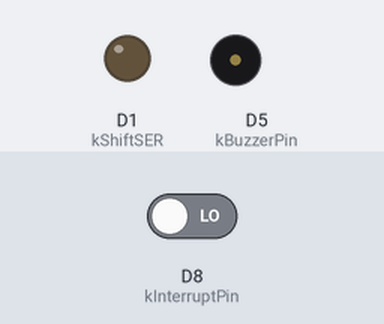
The sketch below on a simulated ESP8266 (NodeMCU). On the bench: output pins drawn as LEDs (lit = HIGH), buzzer (waves = sounding, pin HIGH). The test bench sets the inputs (shaded band); at power-on: D8 (kInterruptPin) LOW. WiFi joins after 1.5 s; servers stay silent unless stated.

Above: at 0.1 s.
Timing chart, 0 to 5.3 s (numbered marks = the images above):
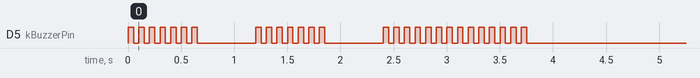

The sketch:

node_mcu.ino
```cpp
#include <elapsedMillis.h>
#include <ESP8266WiFi.h>
#include <WiFiUdp.h>
#include <string.h>

extern "C" {
#include "user_interface.h"
}

const int kShiftSER     = D1;
const int kShiftSRCLK   = D2;
const int kShiftRCLK    = D4;
const int kBuzzerPin    = D5;
const int kInterruptPin = D8;

const int kTicksPerCycle = 180;

os_timer_t MainTimer;
uint64_t Pattern[kTicksPerCycle];

elapsedMicros CurrentCycleStopwatch = 0;
const int kDebouncingThreshold = 5000; // for now

volatile int RealizedTicks = kTicksPerCycle;
volatile double whole_cycle = 20000;
volatile double realized_in = whole_cycle;
volatile double timer_period = whole_cycle / kTicksPerCycle;

void ICACHE_RAM_ATTR Interrupt() {
  double current_time = CurrentCycleStopwatch;
  if (current_time > kDebouncingThreshold) {
    whole_cycle = current_time;
    double real_timer_period;
    if (RealizedTicks == kTicksPerCycle) {
      real_timer_period = realized_in / kTicksPerCycle;
    } else {
      real_timer_period = whole_cycle / RealizedTicks;
    }
    double timer_period_correction = real_timer_period / timer_period;
    timer_period = timer_period_correction * (whole_cycle / kTicksPerCycle);
    os_timer_disarm(&MainTimer);
    os_timer_arm_us(&MainTimer, (unsigned int)timer_period, true);
    RealizedTicks = 0;
    CurrentCycleStopwatch = 0;
  }
}

void MainTimerCallback(void *pArg) {
  if (RealizedTicks >= 0  && RealizedTicks < kTicksPerCycle) {
    LED_Set60BitShift(Pattern[RealizedTicks]);
    LED_Refresh();
    RealizedTicks++;
    if (RealizedTicks == kTicksPerCycle) realized_in = CurrentCycleStopwatch;
  }
}

////////////////////////////////////////////////////////////////////////////////
// WiFi
////////////////////////////////////////////////////////////////////////////////

const char* kWiFiSSID = "SSID";
const char* kWiFiPassword = "PASSWORD";
const int   kUdpServerPort = 12345;
WiFiUDP udp_server;

////////////////////////////////////////////////////////////////////////////////
//  Buzzer
////////////////////////////////////////////////////////////////////////////////

const int kNoteC7 = 2093;
const int kNoteD7 = 2349;
const int kNoteE7 = 2637;
const int kNoteF7 = 2794;
const int kNoteG7 = 3136;
const int kNoteA7 = 3520;
const int kNoteB7 = 5951;

inline void _Buzz(uint8_t pin, unsigned int frequency, unsigned long duration) {
  if (frequency) {
    analogWriteFreq(frequency);
    analogWrite(pin, 500);
  }
  delay(duration);
  analogWrite(pin, 0);
}

inline void BuzzPositive() {
  int d = 50;
  _Buzz(kBuzzerPin, kNoteC7, d);
  delay(d);
  _Buzz(kBuzzerPin, kNoteD7, d);
  delay(d);
  _Buzz(kBuzzerPin, kNoteE7, d);
  delay(d);
  _Buzz(kBuzzerPin, kNoteF7, d);
  delay(d);
  _Buzz(kBuzzerPin, kNoteG7, d);
  delay(d);
  _Buzz(kBuzzerPin, kNoteA7, d);
  delay(d);
  _Buzz(kBuzzerPin, kNoteB7, d);
  delay(d);
}

inline void BuzzNegative() {
  int d = 50;
  _Buzz(kBuzzerPin, kNoteB7, d);
  delay(d);
  _Buzz(kBuzzerPin, kNoteA7, d);
  delay(d);
  _Buzz(kBuzzerPin, kNoteG7, d);
  delay(d);
  _Buzz(kBuzzerPin, kNoteF7, d);
  delay(d);
  _Buzz(kBuzzerPin, kNoteE7, d);
  delay(d);
  _Buzz(kBuzzerPin, kNoteD7, d);
  delay(d);
  _Buzz(kBuzzerPin, kNoteC7, d);
  delay(d);
}

////////////////////////////////////////////////////////////////////////////////
// LED Control
////////////////////////////////////////////////////////////////////////////////

inline void _LED_ShiftOneBit(bool set) {
  digitalWrite(kShiftSER, set ? HIGH : LOW);
  digitalWrite(kShiftSRCLK, HIGH);
  digitalWrite(kShiftSRCLK, LOW);
}

inline void LED_Set60BitShift(uint64_t x) {
  for (int i = 0; i < 60; i++) {
    _LED_ShiftOneBit(x & 1);
    x >>= 1;
  }
  _LED_ShiftOneBit(false);
  _LED_ShiftOneBit(false);
  _LED_ShiftOneBit(false);
  _LED_ShiftOneBit(false);
}

inline void LED_Refresh() {
  digitalWrite(kShiftRCLK, LOW);
  digitalWrite(kShiftRCLK, HIGH);
}

////////////////////////////////////////////////////////////////////////////////
//  Main
////////////////////////////////////////////////////////////////////////////////

void setup() {
  // 1) Initialize pins.
  pinMode(kShiftSER, OUTPUT);
  pinMode(kShiftSRCLK, OUTPUT);
  pinMode(kShiftRCLK, OUTPUT);
  pinMode(kBuzzerPin, OUTPUT);
  digitalWrite(kShiftSER, LOW);
  digitalWrite(kShiftSRCLK, LOW);
  digitalWrite(kShiftRCLK, LOW);
  digitalWrite(kBuzzerPin, LOW);
  // 2) Setup initial pattern.
  memset(Pattern, 0, sizeof(Pattern));
  // 3) Create the main timer.
  os_timer_setfn(&MainTimer, MainTimerCallback, NULL);
  // 4) Intialize the HW interrupt on each cycle pass.
  attachInterrupt(digitalPinToInterrupt(kInterruptPin), Interrupt, HIGH);
  // 5) Connect to WiFi.
  WiFi.begin(kWiFiSSID, kWiFiPassword);
  while (WiFi.status() != WL_CONNECTED) {
    BuzzNegative();
    delay(500);
  }
  BuzzPositive();
  // 6) Run UDP server.
  while (!udp_server.begin(kUdpServerPort)) {}
  BuzzPositive();

}

void loop() {
  int k;
  if ((k = udp_server.parsePacket()) > 0) {
    if (k != 2) {
      udp_server.flush();
      return;
    }
    int circle = udp_server.read();
    int part = udp_server.read();
    Pattern[part] ^= 1llu << (59 - circle);
  }
}
```
